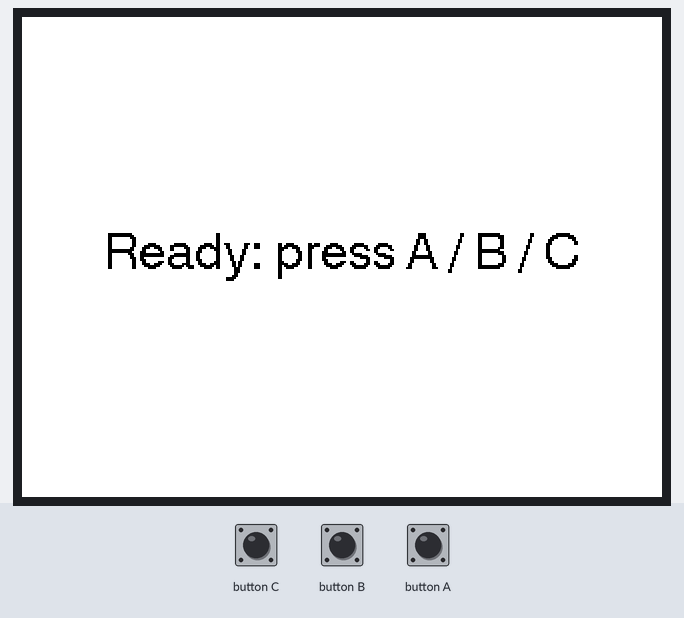
The sketch below on a simulated ESP32. On the bench: 320×240 colour display. The test bench sets the inputs (shaded band). What the sketch prints to the serial monitor is not drawn.

Above: at 1.4 s.

The sketch:

button.ino
```cpp
#include <M5Unified.h>

static void showMessage(const char* msg)
{
    M5.Display.fillScreen(WHITE);
    M5.Display.setTextColor(BLACK);
    M5.Display.setTextFont(4);
    M5.Display.setTextSize(1);
    M5.Display.setTextDatum(middle_center);
    M5.Display.drawString(msg, M5.Display.width() / 2, M5.Display.height() / 2);
}

void setup()
{
    auto cfg          = M5.config();
    cfg.clear_display = false;
    M5.begin(cfg);
    Serial.begin(115200);
    M5.Display.setEpdMode(epd_mode_t::epd_fast);

    showMessage("Ready: press A / B / C");
}

void loop()
{
    M5.update();

    if (M5.BtnA.wasPressed()) Serial.println("A was Pressed");
    if (M5.BtnB.wasPressed()) Serial.println("B was Pressed");
    if (M5.BtnC.wasPressed()) Serial.println("C was Pressed");

    delay(100);
}
```
